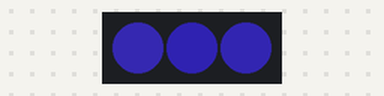
The sketch below on a simulated Arduino Uno, built with avr-gcc and run on an emulated ATmega328P. Shown: 3 RGB LEDs in strip order, left to right. Dim RGB values are drawn brighter than linear; the strip is taken to match the declared colour order.

Above: at 0.3 s.
At 18.24 s:
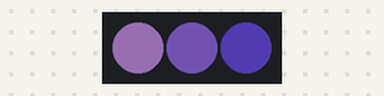
At 39.82 s:
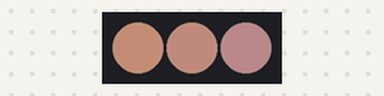
Timing chart, 0 to 40.0 s (numbered marks = the images above):
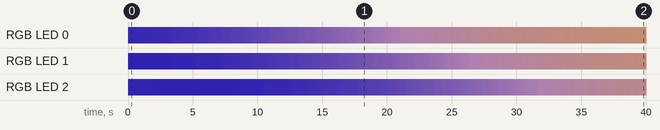

Measured:
- by itself, RGB LED 1: off → RGB(15, 11, 57) at 0.04 s, → RGB(16, 11, 57) 2.9 s later, → RGB(16, 12, 57) 0.51 s later, → RGB(17, 12, 57) 1.6 s later, … (111 changes in this stretch)
- by itself, RGB LED 2: off → RGB(17, 12, 57) at 0.04 s, → RGB(16, 12, 57) 0.18 s later, → RGB(16, 11, 57) 1.7 s later, → RGB(15, 11, 57) 0.47 s later, … (99 changes in this stretch)

The sketch:

led-transition-test.ino
```cpp
#include <Adafruit_NeoPixel.h>
#ifdef __AVR__
  #include <avr/power.h>
#endif

#define PIN 2
#define NUM_LEDS 3

#define SECONDS_A_DAY 86400

#define DAY_R 239
#define DAY_G 174
#define DAY_B 136

#define NIGHT_R 39
#define NIGHT_G 29
#define NIGHT_B 147

#define SPREAD 0.05

Adafruit_NeoPixel leds = Adafruit_NeoPixel(NUM_LEDS, PIN, NEO_RGB + NEO_KHZ800);

void setup() {
  leds.begin();
  leds.setBrightness(100);
  leds.show(); // Initialize all pixels to 'off'
}

void loop() {
  for (uint32_t seconds = 0; seconds <= SECONDS_A_DAY; seconds++) {
    setLedColor(seconds, 0, SPREAD);
    setLedColor(seconds, 1, 0.0);
    setLedColor(seconds, 2, SPREAD * -1.0);
    leds.show();
    //delay(2);
  }
}

void setLedColor(uint32_t seconds, uint8_t ledIndex, float offset) {
  float xRaw = seconds / float(SECONDS_A_DAY);
  float x = gradientMapping(xRaw, offset);

  uint32_t color = leds.Color(
      interpolate(x, NIGHT_R, DAY_R),
      interpolate(x, NIGHT_G, DAY_G),
      interpolate(x, NIGHT_B, DAY_B)
  );

  leds.setPixelColor(ledIndex, color);
}

double gradientMapping(float x, float offset) {
  return sq(sin(PI*(x+offset)));
}

uint8_t interpolate(float x, uint8_t startValue, uint8_t endValue) {
  return round(startValue + (x*(endValue-startValue)));
}
```
